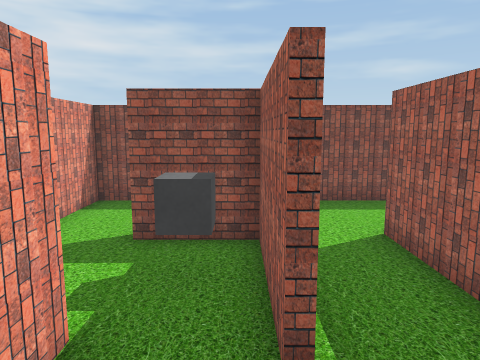
view 1 (above)

23 first-person views from a walk through a Unity game level. The camera is 1.3 m above the floor, tilts 8° down and sees 70° across. The floor is counted in squares, 0.65 m on a side. Each view is taken from the middle of a square. On the plan, view 1 faces up. The plan holds only what a view shows up to about 18 squares ahead; the rest is blank. The player character is not drawn.

view 2
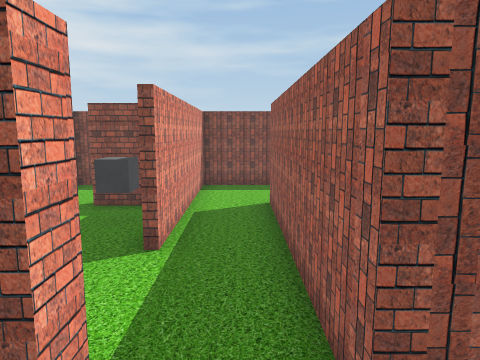

view 3
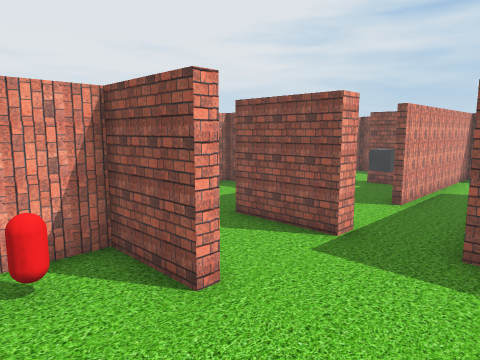

view 4
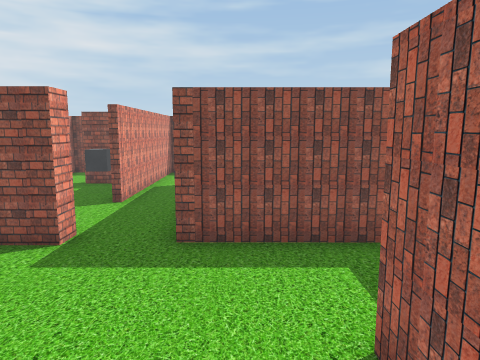

view 5
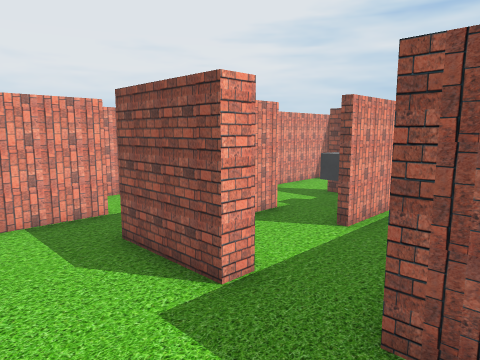

view 6
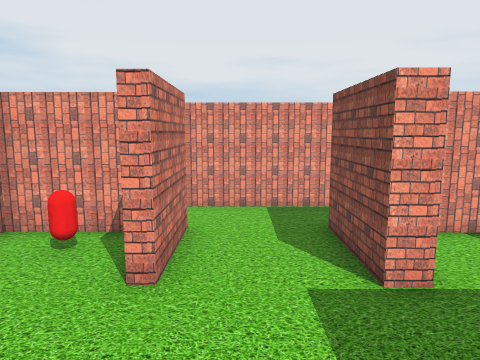

view 7
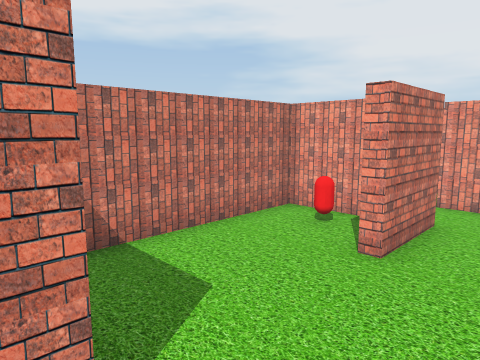

view 8
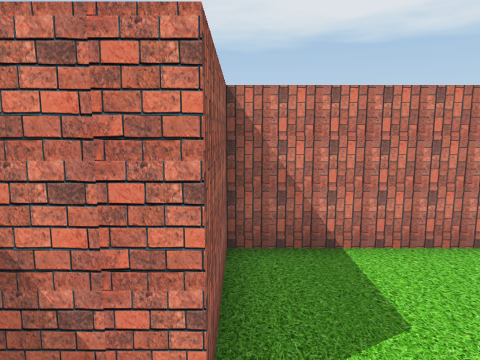

view 9
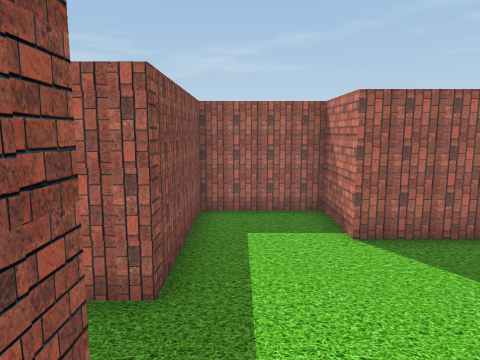

view 10
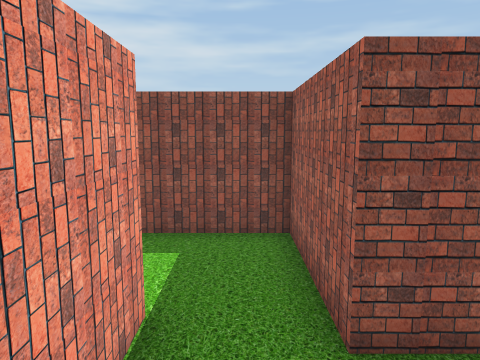

view 11
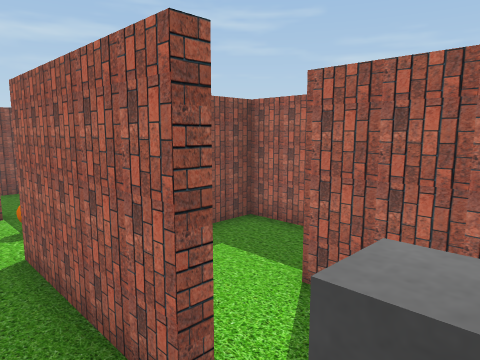

view 12
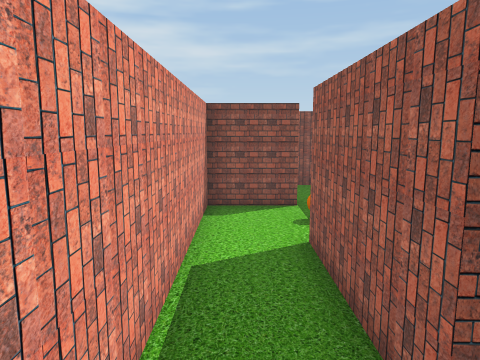

view 13
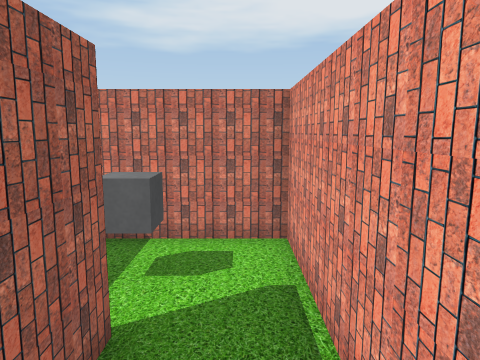

view 14
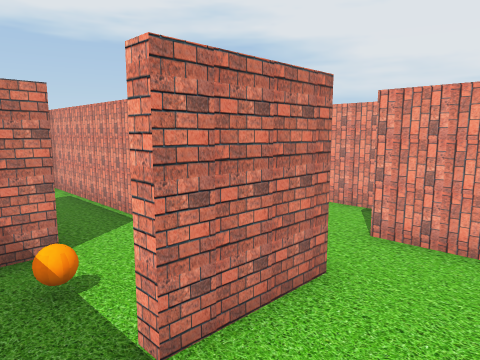

view 15
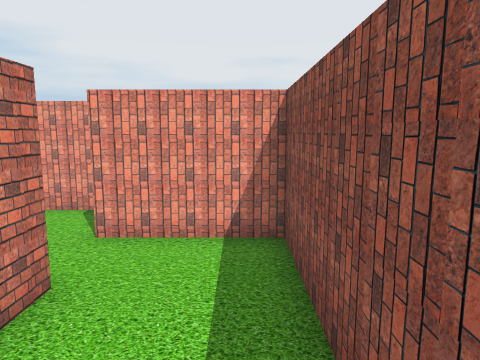

view 16
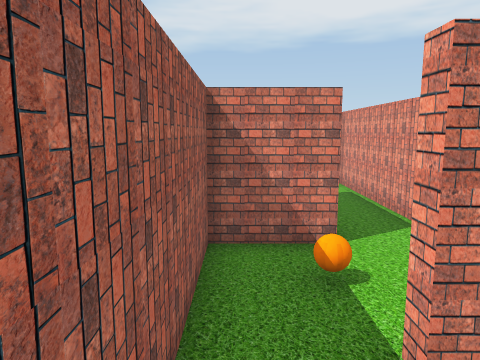

view 17
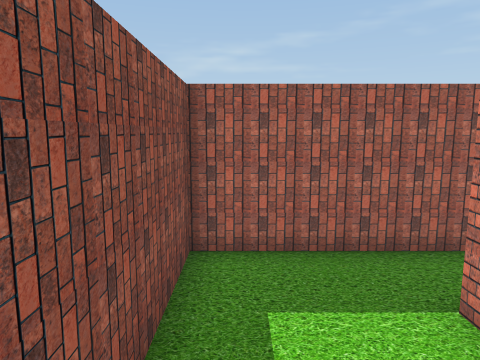

view 18
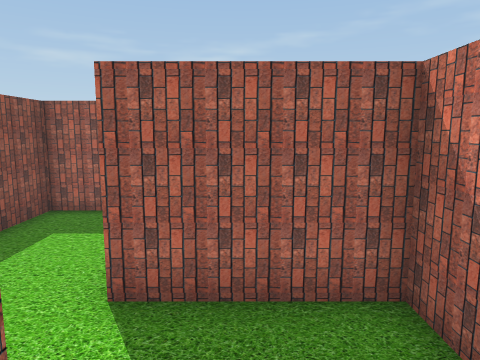

view 19
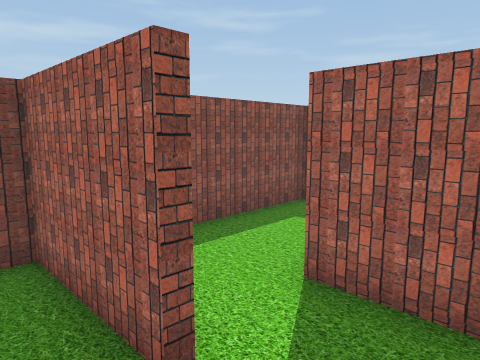

view 20
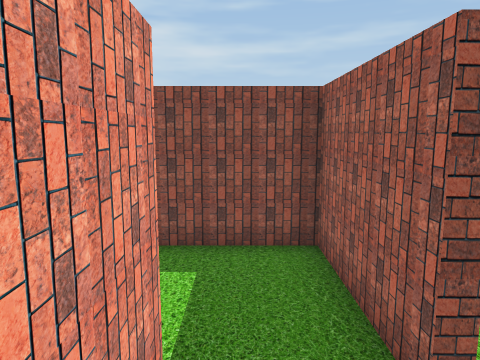

view 21
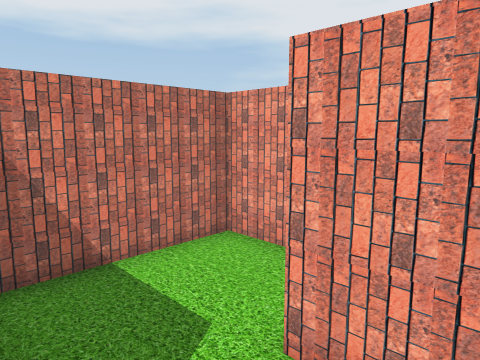

view 22
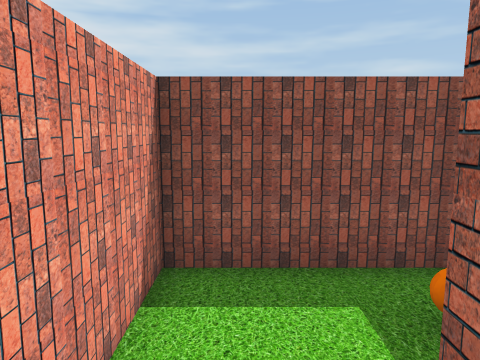

view 23
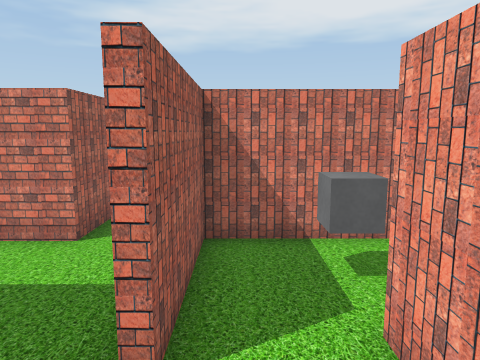

### Floor plan
Points are (right, up) in squares from view 1. A wall is a line through its corners. A room is listed if a view was taken in it or the views show most of it. See-through windows are left out.
Room 1 (view 1)
walls: (0.4, 2.6) (0.4, 3.6); (-1.7, 3.1) (-1.7, 0.9)
ways out: opening at (0, 1) to room 9; opening at (-1, 3) to room 14
Room 2 (views 2, 3, 4, 5, 6, 7, 8, 9)
walls: (0.9, -1) (-2.1, -1); (0.8, -0.4) (0.8, -1.2); (-2, -4.1) (0.8, -4.1) (0.8, -4.5) (-1.7, -4.5) (-1.7, -7.7) (5.2, -7.7) (5.2, -4.1) (7.6, -4.1) (7.6, -1) (2.8, -1); (-4, -1.4) (-4, -3.6)
ways out: opening at (-3, -4.5) to room 3; opening at (1.5, -1) to room 9; opening at (-3, -1) to room 12
objects: red capsule (-1, -6)
Room 3 (view 10)
walls: (-2, -5.9) (-2, -4.1); (-4, -3.6) (-4, -4.6)
ways out: opening at (-3, -4.5) to room 2
Room 4 (views 11, 12, 13)
walls: (-6.7, -1.2) (-6.7, 3); (-6.4, 6.2) (-8.9, 6.2) (-8.9, -4.1) (-5.4, -4.1)
ways out: opening at (-7, 4.5) to room 11; opening at (-6.5, -2.5) to room 13
objects: grey cube (-7, -3)
Room 5 (views 14, 15, 16, 17, 21)
walls: (-9.2, 6.6) (-6.4, 6.6) (-6.4, 6.2); (-4.4, 5.4) (-4.4, 9.8) (-11.3, 9.8) (-11.3, 7.4)
ways out: opening at (-10, 7) to room 10; opening at (-5.5, 6.5) to room 11
Room 6 (views 18, 19, 20)
walls: (-11.6, 6.1) (-11.6, 9.8) (-13.5, 9.8); (-13.6, 6.6) (-13.6, 3) (-10.4, 3)
ways out: opening at (-11.5, 5) to room 10; opening at (-14, 8)
Room 7 (view 22)
walls: (-4, 7.6) (-4, 6.1)
ways out: opening at (-2, 4.5) to room 14; opening at (-3, 6.5)
Room 8 (view 23)
walls: (-3.5, 2.6) (-6.4, 2.6) (-6.4, -1.2)
ways out: opening at (-4, 1) to room 12; opening at (-5, -1) to room 13
Room 9 (no view inside)
walls: (2.8, -1) (2.8, 6.6); (0.6, 7.6) (0.6, 2.6) (0.4, 2.6)
ways out: opening at (0, 1) to room 1; opening at (1.5, -1) to room 2; opening at (2, 7)
Room 10 (no view inside)
walls: (-11.3, 7.4) (-11.3, 6.2); (-10.4, 3) (-9.2, 3) (-9.2, 6.6)
ways out: opening at (-10, 7) to room 5; opening at (-11.5, 5) to room 6
Room 11 (no view inside)
walls: (-6.7, 3) (-4.4, 3) (-4.4, 5.4)
ways out: opening at (-7, 4.5) to room 4; opening at (-5.5, 6.5) to room 5
objects: orange ball (-6, 5)
Room 12 (no view inside)
walls: (-4, -0.4) (-4, -1.4); (-2, -1.2) (-2, 2.6) (-3.5, 2.6)
ways out: opening at (-3, -1) to room 2; opening at (-4, 1) to room 8
Room 13 (no view inside)
walls: (-5.4, -4.1) (-4.4, -4.1) (-4.4, -0.5)
ways out: opening at (-6.5, -2.5) to room 4; opening at (-5, -1) to room 8
Room 14 (no view inside)
walls: (0.4, 3.6) (0.4, 6.2) (-2, 6.2)
ways out: opening at (-1, 3) to room 1; opening at (-2, 4.5) to room 7
objects: grey cube (-1, 5)

Positions as (right, up) in squares from view 1, and headings:
1: (0, 0), facing up
2: (2, -3), facing up
3: (4, -7), facing up-left
4: (4, -7), facing up
5: (4, -4), facing up-left
6: (5, -3), facing left
7: (6, -2), facing down-left
8: (5, -2), facing down
9: (-1, -2), facing right
10: (-3, -4), facing up
11: (-8, -3), facing up-right
12: (-8, -3), facing up
13: (-8, 2), facing down
14: (-5, 9), facing down-left
15: (-5, 9), facing left
16: (-5, 9), facing down
17: (-10, 9), facing right
18: (-13, 5), facing right
19: (-13, 4), facing up-right
20: (-13, 4), facing up
21: (-9, 8), facing down-left
22: (-3, 5), facing up
23: (-5, 2), facing down
